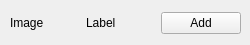
<?xml version="1.0" encoding="UTF-8"?>
<ui version="4.0">
 <class>SoundEffectSelectForm</class>
 <widget class="QWidget" name="SoundEffectSelectForm">
  <property name="geometry">
   <rect>
    <x>0</x>
    <y>0</y>
    <width>250</width>
    <height>45</height>
   </rect>
  </property>
  <property name="sizePolicy">
   <sizepolicy hsizetype="Preferred" vsizetype="Fixed">
    <horstretch>0</horstretch>
    <verstretch>0</verstretch>
   </sizepolicy>
  </property>
  <property name="minimumSize">
   <size>
    <width>0</width>
    <height>30</height>
   </size>
  </property>
  <property name="windowTitle">
   <string>Form</string>
  </property>
  <widget class="QWidget" name="layoutWidget">
   <property name="geometry">
    <rect>
     <x>10</x>
     <y>10</y>
     <width>231</width>
     <height>26</height>
    </rect>
   </property>
   <layout class="QHBoxLayout" name="horizontalLayout">
    <item>
     <widget class="QLabel" name="image">
      <property name="text">
       <string>Image</string>
      </property>
     </widget>
    </item>
    <item>
     <widget class="QLabel" name="label">
      <property name="text">
       <string>Label</string>
      </property>
     </widget>
    </item>
    <item>
     <widget class="QPushButton" name="pushButton">
      <property name="text">
       <string>Add</string>
      </property>
     </widget>
    </item>
   </layout>
  </widget>
 </widget>
 <resources/>
 <connections/>
</ui>
